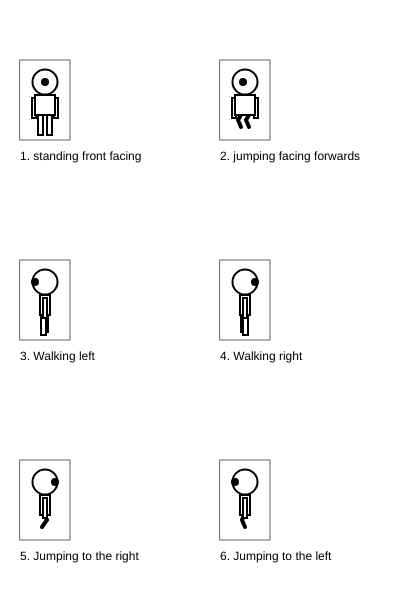
Frame 1 (no input)
Frame 60 (no input): identical to frame 1, image omitted
Frame 120 (the mouse pressed at the canvas centre since frame 60): identical to frame 1, image omitted

The p5.js sketch that drew this single still picture (run headless with seeded random() and noise() and a simulated clock; from frame 60 on, the mouse is pressed at the canvas centre):

// p5.js sketch
// ── sketch.js
/*

The Game Project

2 - Game character

Use p5 drawing functions such as rect, ellipse, line, triangle and
point to draw the different states of your game character.

Write the code so that your character appears inside the box for each
state.

IMPORTANT: For each box the variables gameChar_x & gameChar_y are set to the bottom
center of the box. You must combine these variables with arithmetic to
determine the position of each shape that you draw. This will later allow
you to adjust the position of your game character.

Each state is worth two marks:

//standing front facing = 2
//jumping facing forwards = 2
//walking left = 2
//walking right = 2
//jumping left and jumping right = 2

0 marks = not a reasonable attempt
1 mark = attempted but it lacks detail and you didn't use gameChar_x and gameChar_y correctly
2 marks = you've used a selction of shape functions and made consistent use of gameChar_x and gameChar_y

WARNING: Do not get too carried away. Around 10-20 lines of code should work for each state of your game character.

*/

var gameChar_x = 0;
var gameChar_y = 0;

function setup()
{
	createCanvas(400, 600);
}

function draw()
{
	background(255);

	//Standing, facing frontwards

	stroke(100);
	noFill();
	rect(20, 60, 50, 80);
	noStroke();
	fill(0);
	text("1. standing front facing", 20, 160);

	gameChar_x = 45;
	gameChar_y = 137;
	//Add your code here ...
	stroke(0);
	strokeWeight(2);
	fill(255);

	// head
	ellipse(gameChar_x, gameChar_y - 55, 25, 25);
	// hands
	rect(gameChar_x - 13, gameChar_y - 39, 4, 20);
	rect(gameChar_x + 9, gameChar_y - 39, 4, 20);
	// body
	rect(gameChar_x - 10, gameChar_y - 42, 20, 20);
	// legs
	rect(gameChar_x - 7, gameChar_y - 22, 5, 20);
	rect(gameChar_x + 2, gameChar_y - 22, 5, 20);

	// nose
	fill(0);
	ellipse(gameChar_x, gameChar_y - 55, 6, 6);

	strokeWeight(1);


	//Jumping facing forwards
	stroke(100);
	noFill();
	rect(220, 60, 50, 80);
	noStroke();
	fill(0);
	text("2. jumping facing forwards", 220, 160);

	gameChar_x = 245;
	gameChar_y = 137;
	//Add your code here ...
	stroke(0);
	strokeWeight(2);
	fill(255);

	// head
	ellipse(gameChar_x, gameChar_y - 55, 25, 25);
	// legs
	noFill();
	strokeWeight(4);
	beginShape();
	vertex(gameChar_x - 4, gameChar_y - 22);
	vertex(gameChar_x - 7, gameChar_y - 17);
	vertex(gameChar_x - 4, gameChar_y - 10);
	endShape();
	beginShape();
	vertex(gameChar_x + 4, gameChar_y - 22);
	vertex(gameChar_x + 1, gameChar_y - 17);
	vertex(gameChar_x + 4, gameChar_y - 10);
	endShape();
	strokeWeight(2);

	fill(255);
	// hands
	rect(gameChar_x - 13, gameChar_y - 39, 4, 20);
	rect(gameChar_x + 9, gameChar_y - 39, 4, 20);
	// body
	rect(gameChar_x - 10, gameChar_y - 42, 20, 20);
	// nose
	fill(0);
	ellipse(gameChar_x - 2, gameChar_y - 55, 6, 6);

	strokeWeight(1);


	//Walking, turned left
	stroke(100);
	noFill();
	rect(20, 260, 50, 80);
	noStroke();
	fill(0);
	text("3. Walking left", 20, 360);

	gameChar_x = 45;
	gameChar_y = 337;
	//Add your code here ...
	fill(255);
	stroke(0);
	strokeWeight(2);
	// head
	ellipse(gameChar_x, gameChar_y - 55, 25, 25);
	// legs
	rect(gameChar_x - 2, gameChar_y - 25, 5, 20);
	rect(gameChar_x - 4, gameChar_y - 22, 5, 20);
	// body
	rect(gameChar_x - 5, gameChar_y - 42, 10, 20);
	// hands
	rect(gameChar_x - 2, gameChar_y - 39, 4, 20);

	// nose
	fill(0);
	ellipse(gameChar_x - 10, gameChar_y - 55, 6, 6);

	strokeWeight(1);


	//Walking, turned right
	stroke(100);
	noFill();
	rect(220, 260, 50, 80);
	noStroke();
	fill(0);
	text("4. Walking right", 220, 360);

	gameChar_x = 245;
	gameChar_y = 337;
	//Add your code here ...
	fill(255);
	stroke(0);
	strokeWeight(2);
	// head
	ellipse(gameChar_x, gameChar_y - 55, 25, 25);
	// legs
	rect(gameChar_x - 4, gameChar_y - 25, 5, 20);
	rect(gameChar_x - 2, gameChar_y - 22, 5, 20);
	// body
	rect(gameChar_x - 5, gameChar_y - 42, 10, 20);
	// hands
	rect(gameChar_x - 2, gameChar_y - 39, 4, 20);

	// nose
	fill(0);
	ellipse(gameChar_x + 10, gameChar_y - 55, 6, 6);

	strokeWeight(1);


	//Jumping right
	stroke(100);
	noFill();
	rect(20, 460, 50, 80);
	noStroke();
	fill(0);
	text("5. Jumping to the right", 20, 560);

	gameChar_x = 45;
	gameChar_y = 537;
	//Add your code here ...
	fill(255);
	stroke(0);
	strokeWeight(2);
	// head
	ellipse(gameChar_x, gameChar_y - 55, 25, 25);
	// legs
	noFill();
	strokeWeight(4);
	beginShape();
	vertex(gameChar_x - 1, gameChar_y - 22);
	vertex(gameChar_x + 2, gameChar_y - 17);
	vertex(gameChar_x - 3, gameChar_y - 10);
	endShape();

	fill(255);
	strokeWeight(2);
	// body
	rect(gameChar_x - 5, gameChar_y - 42, 10, 20);
	// hands
	rect(gameChar_x - 2, gameChar_y - 39, 4, 20);
	// nose
	fill(0);
	ellipse(gameChar_x + 10, gameChar_y - 55, 6, 6);

	strokeWeight(1);


	//Jumping to the left
	stroke(100);
	noFill();
	rect(220, 460, 50, 80);
	noStroke();
	fill(0);
	text("6. Jumping to the left", 220, 560);

	gameChar_x = 245;
	gameChar_y = 537;
	//Add your code here ...
	fill(255);
	stroke(0);
	strokeWeight(2);
	// head
	ellipse(gameChar_x, gameChar_y - 55, 25, 25);
	// legs
	noFill();
	strokeWeight(4);
	beginShape();
	vertex(gameChar_x - 1, gameChar_y - 22);
	vertex(gameChar_x - 3, gameChar_y - 17);
	vertex(gameChar_x, gameChar_y - 10);
	endShape();

	fill(255);
	strokeWeight(2);
	// body
	rect(gameChar_x - 5, gameChar_y - 42, 10, 20);
	// hands
	rect(gameChar_x - 2, gameChar_y - 39, 4, 20);
	// nose
	fill(0);
	ellipse(gameChar_x - 10, gameChar_y - 55, 6, 6);

	strokeWeight(1);

}
